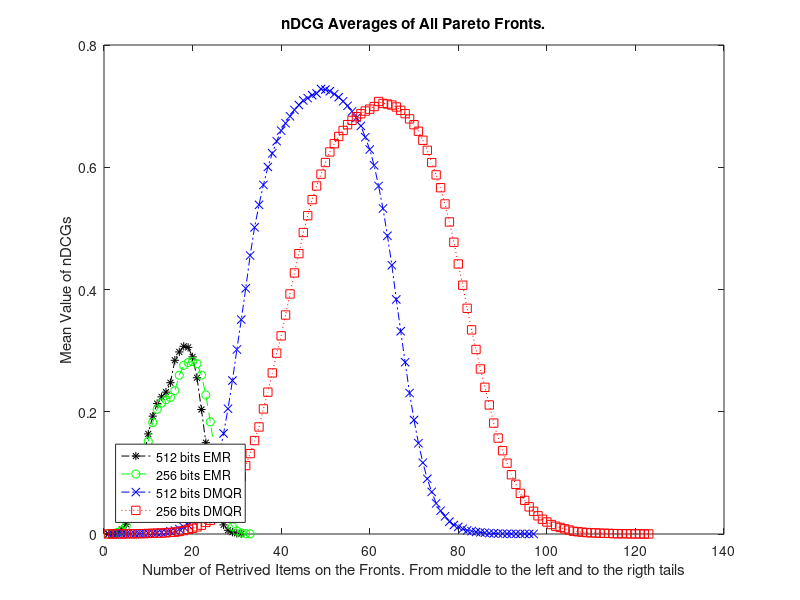

Recreate this plot in MATLAB.
clear all;
clc;

x=linspace(0,350,1);

load('EMR_512_mean_nDCG_all');
plot(n_DCG_mean,'-.k*');
hold on

load('EMR_256_mean_nDCG_all');
plot(n_DCG_mean,'--go'); 
hold on



load('DMQR_512_mean_nDCG_all');
plot(n_DCG_mean,'-.bx');
hold on

load('DMQR_256_mean_nDCG_all');
plot(n_DCG_mean,':rs');
hold on


title('nDCG Averages of All Pareto Fronts.')

ylabel('Mean Value of nDCGs')
xlabel('Number of Retrived Items on the Fronts. From middle to the left and to the rigth tails') 

legend({'512 bits EMR','256 bits EMR','512 bits DMQR','256 bits DMQR'},'Location','southwest')

hold off;